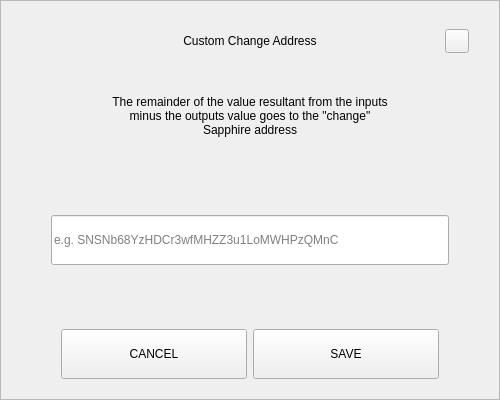
<?xml version="1.0" encoding="UTF-8"?>
<ui version="4.0">
 <class>SendChangeAddressDialog</class>
 <widget class="QDialog" name="SendChangeAddressDialog">
  <property name="geometry">
   <rect>
    <x>0</x>
    <y>0</y>
    <width>500</width>
    <height>400</height>
   </rect>
  </property>
  <property name="windowTitle">
   <string>Dialog</string>
  </property>
  <layout class="QVBoxLayout" name="verticalLayout">
   <property name="spacing">
    <number>0</number>
   </property>
   <property name="leftMargin">
    <number>0</number>
   </property>
   <property name="topMargin">
    <number>0</number>
   </property>
   <property name="rightMargin">
    <number>0</number>
   </property>
   <property name="bottomMargin">
    <number>0</number>
   </property>
   <item>
    <widget class="QFrame" name="frame">
     <property name="styleSheet">
      <string notr="true"/>
     </property>
     <property name="frameShape">
      <enum>QFrame::StyledPanel</enum>
     </property>
     <property name="frameShadow">
      <enum>QFrame::Raised</enum>
     </property>
     <layout class="QVBoxLayout" name="verticalLayout_2" stretch="0,0,0,0,0,0,0">
      <property name="spacing">
       <number>0</number>
      </property>
      <property name="leftMargin">
       <number>30</number>
      </property>
      <property name="topMargin">
       <number>20</number>
      </property>
      <property name="rightMargin">
       <number>30</number>
      </property>
      <property name="bottomMargin">
       <number>20</number>
      </property>
      <item>
       <layout class="QHBoxLayout" name="horizontalLayout_3">
        <property name="spacing">
         <number>0</number>
        </property>
        <item>
         <spacer name="horizontalSpacer_2">
          <property name="orientation">
           <enum>Qt::Horizontal</enum>
          </property>
          <property name="sizeHint" stdset="0">
           <size>
            <width>40</width>
            <height>20</height>
           </size>
          </property>
         </spacer>
        </item>
        <item>
         <widget class="QLabel" name="labelTitle">
          <property name="minimumSize">
           <size>
            <width>0</width>
            <height>40</height>
           </size>
          </property>
          <property name="maximumSize">
           <size>
            <width>16777215</width>
            <height>40</height>
           </size>
          </property>
          <property name="styleSheet">
           <string notr="true">padding-left:24px;</string>
          </property>
          <property name="text">
           <string>Custom Change Address</string>
          </property>
          <property name="alignment">
           <set>Qt::AlignCenter</set>
          </property>
          <property name="margin">
           <number>7</number>
          </property>
         </widget>
        </item>
        <item>
         <spacer name="horizontalSpacer">
          <property name="orientation">
           <enum>Qt::Horizontal</enum>
          </property>
          <property name="sizeHint" stdset="0">
           <size>
            <width>40</width>
            <height>20</height>
           </size>
          </property>
         </spacer>
        </item>
        <item>
         <widget class="QPushButton" name="btnEsc">
          <property name="minimumSize">
           <size>
            <width>24</width>
            <height>24</height>
           </size>
          </property>
          <property name="maximumSize">
           <size>
            <width>24</width>
            <height>24</height>
           </size>
          </property>
          <property name="focusPolicy">
           <enum>Qt::NoFocus</enum>
          </property>
          <property name="text">
           <string/>
          </property>
         </widget>
        </item>
       </layout>
      </item>
      <item>
       <spacer name="verticalSpacer_2">
        <property name="orientation">
         <enum>Qt::Vertical</enum>
        </property>
        <property name="sizeType">
         <enum>QSizePolicy::Fixed</enum>
        </property>
        <property name="sizeHint" stdset="0">
         <size>
          <width>20</width>
          <height>20</height>
         </size>
        </property>
       </spacer>
      </item>
      <item alignment="Qt::AlignHCenter">
       <widget class="QLabel" name="labelMessage">
        <property name="minimumSize">
         <size>
          <width>0</width>
          <height>70</height>
         </size>
        </property>
        <property name="text">
         <string>The remainder of the value resultant from the inputs minus the outputs value goes to the &quot;change&quot; Sapphire address</string>
        </property>
        <property name="alignment">
         <set>Qt::AlignCenter</set>
        </property>
        <property name="wordWrap">
         <bool>true</bool>
        </property>
       </widget>
      </item>
      <item>
       <spacer name="verticalSpacer_3">
        <property name="orientation">
         <enum>Qt::Vertical</enum>
        </property>
        <property name="sizeHint" stdset="0">
         <size>
          <width>20</width>
          <height>40</height>
         </size>
        </property>
       </spacer>
      </item>
      <item>
       <layout class="QHBoxLayout" name="horizontalLayout_2">
        <property name="spacing">
         <number>0</number>
        </property>
        <property name="leftMargin">
         <number>20</number>
        </property>
        <property name="rightMargin">
         <number>20</number>
        </property>
        <item>
         <widget class="QLineEdit" name="lineEditAddress">
          <property name="minimumSize">
           <size>
            <width>0</width>
            <height>50</height>
           </size>
          </property>
          <property name="placeholderText">
           <string notr="true">e.g. SNSNb68YzHDCr3wfMHZZ3u1LoMWHPzQMnC</string>
          </property>
         </widget>
        </item>
       </layout>
      </item>
      <item>
       <spacer name="verticalSpacer">
        <property name="orientation">
         <enum>Qt::Vertical</enum>
        </property>
        <property name="sizeHint" stdset="0">
         <size>
          <width>20</width>
          <height>40</height>
         </size>
        </property>
       </spacer>
      </item>
      <item>
       <layout class="QHBoxLayout" name="horizontalLayout" stretch="2,2">
        <property name="spacing">
         <number>6</number>
        </property>
        <property name="leftMargin">
         <number>30</number>
        </property>
        <property name="rightMargin">
         <number>30</number>
        </property>
        <item>
         <widget class="QPushButton" name="btnCancel">
          <property name="minimumSize">
           <size>
            <width>180</width>
            <height>50</height>
           </size>
          </property>
          <property name="focusPolicy">
           <enum>Qt::NoFocus</enum>
          </property>
          <property name="text">
           <string>CANCEL</string>
          </property>
         </widget>
        </item>
        <item>
         <widget class="QPushButton" name="btnSave">
          <property name="minimumSize">
           <size>
            <width>180</width>
            <height>50</height>
           </size>
          </property>
          <property name="focusPolicy">
           <enum>Qt::NoFocus</enum>
          </property>
          <property name="text">
           <string>SAVE</string>
          </property>
         </widget>
        </item>
       </layout>
      </item>
     </layout>
    </widget>
   </item>
  </layout>
 </widget>
 <resources/>
 <connections/>
</ui>
